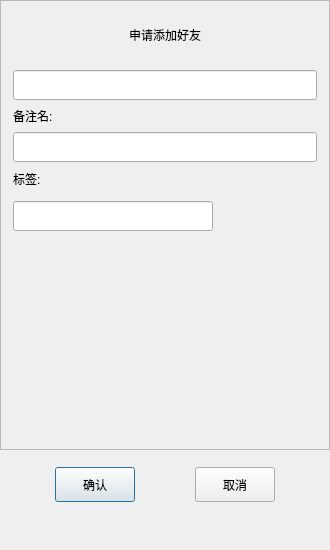
<?xml version="1.0" encoding="UTF-8"?>
<ui version="4.0">
 <class>AuthenFriend</class>
 <widget class="QDialog" name="AuthenFriend">
  <property name="geometry">
   <rect>
    <x>0</x>
    <y>0</y>
    <width>330</width>
    <height>550</height>
   </rect>
  </property>
  <property name="minimumSize">
   <size>
    <width>330</width>
    <height>550</height>
   </size>
  </property>
  <property name="maximumSize">
   <size>
    <width>330</width>
    <height>550</height>
   </size>
  </property>
  <property name="windowTitle">
   <string>Dialog</string>
  </property>
  <layout class="QVBoxLayout" name="verticalLayout">
   <property name="spacing">
    <number>0</number>
   </property>
   <property name="leftMargin">
    <number>0</number>
   </property>
   <property name="topMargin">
    <number>0</number>
   </property>
   <property name="rightMargin">
    <number>0</number>
   </property>
   <property name="bottomMargin">
    <number>0</number>
   </property>
   <item>
    <widget class="QScrollArea" name="scrollArea">
     <property name="minimumSize">
      <size>
       <width>0</width>
       <height>450</height>
      </size>
     </property>
     <property name="maximumSize">
      <size>
       <width>16777215</width>
       <height>450</height>
      </size>
     </property>
     <property name="widgetResizable">
      <bool>true</bool>
     </property>
     <widget class="QWidget" name="scrollcontents">
      <property name="geometry">
       <rect>
        <x>0</x>
        <y>0</y>
        <width>328</width>
        <height>448</height>
       </rect>
      </property>
      <layout class="QVBoxLayout" name="verticalLayout_2">
       <item>
        <widget class="QLabel" name="apply_lb">
         <property name="minimumSize">
          <size>
           <width>0</width>
           <height>50</height>
          </size>
         </property>
         <property name="maximumSize">
          <size>
           <width>16777215</width>
           <height>50</height>
          </size>
         </property>
         <property name="text">
          <string>申请添加好友</string>
         </property>
         <property name="alignment">
          <set>Qt::AlignmentFlag::AlignCenter</set>
         </property>
        </widget>
       </item>
       <item>
        <widget class="QWidget" name="apply_wid" native="true">
         <layout class="QVBoxLayout" name="verticalLayout_3">
          <property name="spacing">
           <number>5</number>
          </property>
          <property name="leftMargin">
           <number>3</number>
          </property>
          <property name="topMargin">
           <number>3</number>
          </property>
          <property name="rightMargin">
           <number>3</number>
          </property>
          <property name="bottomMargin">
           <number>3</number>
          </property>
          <item>
           <widget class="CustomizeEdit" name="name_ed">
            <property name="minimumSize">
             <size>
              <width>0</width>
              <height>30</height>
             </size>
            </property>
            <property name="maximumSize">
             <size>
              <width>16777215</width>
              <height>30</height>
             </size>
            </property>
           </widget>
          </item>
          <item>
           <widget class="QLabel" name="label_3">
            <property name="minimumSize">
             <size>
              <width>0</width>
              <height>20</height>
             </size>
            </property>
            <property name="maximumSize">
             <size>
              <width>16777215</width>
              <height>20</height>
             </size>
            </property>
            <property name="text">
             <string>备注名:</string>
            </property>
           </widget>
          </item>
          <item>
           <widget class="CustomizeEdit" name="back_ed">
            <property name="sizePolicy">
             <sizepolicy hsizetype="Expanding" vsizetype="Fixed">
              <horstretch>0</horstretch>
              <verstretch>0</verstretch>
             </sizepolicy>
            </property>
            <property name="minimumSize">
             <size>
              <width>0</width>
              <height>30</height>
             </size>
            </property>
            <property name="maximumSize">
             <size>
              <width>2123213</width>
              <height>30</height>
             </size>
            </property>
           </widget>
          </item>
          <item>
           <widget class="QLabel" name="label">
            <property name="minimumSize">
             <size>
              <width>0</width>
              <height>20</height>
             </size>
            </property>
            <property name="maximumSize">
             <size>
              <width>16777215</width>
              <height>20</height>
             </size>
            </property>
            <property name="text">
             <string>标签:</string>
            </property>
            <property name="alignment">
             <set>Qt::AlignmentFlag::AlignBottom|Qt::AlignmentFlag::AlignLeading|Qt::AlignmentFlag::AlignLeft</set>
            </property>
           </widget>
          </item>
          <item>
           <widget class="QWidget" name="lb_group_wid" native="true">
            <property name="maximumSize">
             <size>
              <width>16777215</width>
              <height>70</height>
             </size>
            </property>
            <layout class="QVBoxLayout" name="verticalLayout_4">
             <property name="spacing">
              <number>1</number>
             </property>
             <property name="leftMargin">
              <number>0</number>
             </property>
             <property name="topMargin">
              <number>0</number>
             </property>
             <property name="rightMargin">
              <number>0</number>
             </property>
             <property name="bottomMargin">
              <number>0</number>
             </property>
             <item>
              <widget class="QWidget" name="grid_widget" native="true">
               <property name="minimumSize">
                <size>
                 <width>0</width>
                 <height>50</height>
                </size>
               </property>
               <property name="maximumSize">
                <size>
                 <width>16777215</width>
                 <height>50</height>
                </size>
               </property>
               <layout class="QVBoxLayout" name="verticalLayout_5">
                <property name="spacing">
                 <number>7</number>
                </property>
                <property name="leftMargin">
                 <number>0</number>
                </property>
                <property name="topMargin">
                 <number>0</number>
                </property>
                <property name="rightMargin">
                 <number>0</number>
                </property>
                <property name="bottomMargin">
                 <number>5</number>
                </property>
                <item>
                 <widget class="CustomizeEdit" name="lb_ed">
                  <property name="minimumSize">
                   <size>
                    <width>200</width>
                    <height>30</height>
                   </size>
                  </property>
                  <property name="maximumSize">
                   <size>
                    <width>200</width>
                    <height>30</height>
                   </size>
                  </property>
                 </widget>
                </item>
               </layout>
              </widget>
             </item>
             <item>
              <widget class="QWidget" name="input_tip_wid" native="true">
               <property name="minimumSize">
                <size>
                 <width>0</width>
                 <height>30</height>
                </size>
               </property>
               <property name="maximumSize">
                <size>
                 <width>16777215</width>
                 <height>30</height>
                </size>
               </property>
               <layout class="QVBoxLayout" name="verticalLayout_6">
                <property name="spacing">
                 <number>3</number>
                </property>
                <property name="leftMargin">
                 <number>1</number>
                </property>
                <property name="topMargin">
                 <number>1</number>
                </property>
                <property name="rightMargin">
                 <number>1</number>
                </property>
                <property name="bottomMargin">
                 <number>1</number>
                </property>
                <item>
                 <widget class="ClickedLab" name="tip_lb">
                  <property name="minimumSize">
                   <size>
                    <width>0</width>
                    <height>20</height>
                   </size>
                  </property>
                  <property name="maximumSize">
                   <size>
                    <width>16777215</width>
                    <height>20</height>
                   </size>
                  </property>
                  <property name="text">
                   <string/>
                  </property>
                 </widget>
                </item>
               </layout>
              </widget>
             </item>
            </layout>
           </widget>
          </item>
          <item>
           <widget class="QWidget" name="scrollcontent" native="true">
            <property name="minimumSize">
             <size>
              <width>0</width>
              <height>60</height>
             </size>
            </property>
            <property name="maximumSize">
             <size>
              <width>16777215</width>
              <height>160</height>
             </size>
            </property>
            <layout class="QHBoxLayout" name="horizontalLayout_2">
             <property name="spacing">
              <number>5</number>
             </property>
             <property name="leftMargin">
              <number>0</number>
             </property>
             <property name="topMargin">
              <number>0</number>
             </property>
             <property name="rightMargin">
              <number>0</number>
             </property>
             <property name="bottomMargin">
              <number>0</number>
             </property>
             <item>
              <widget class="QWidget" name="lb_list" native="true">
               <property name="minimumSize">
                <size>
                 <width>250</width>
                 <height>60</height>
                </size>
               </property>
               <property name="maximumSize">
                <size>
                 <width>250</width>
                 <height>150</height>
                </size>
               </property>
              </widget>
             </item>
             <item>
              <widget class="QWidget" name="more_lb_wid" native="true">
               <property name="minimumSize">
                <size>
                 <width>30</width>
                 <height>30</height>
                </size>
               </property>
               <property name="maximumSize">
                <size>
                 <width>30</width>
                 <height>30</height>
                </size>
               </property>
               <layout class="QVBoxLayout" name="verticalLayout_7">
                <property name="spacing">
                 <number>2</number>
                </property>
                <property name="leftMargin">
                 <number>0</number>
                </property>
                <property name="topMargin">
                 <number>0</number>
                </property>
                <property name="rightMargin">
                 <number>0</number>
                </property>
                <property name="bottomMargin">
                 <number>0</number>
                </property>
                <item>
                 <widget class="ClickedLab" name="more_lb">
                  <property name="minimumSize">
                   <size>
                    <width>20</width>
                    <height>20</height>
                   </size>
                  </property>
                  <property name="maximumSize">
                   <size>
                    <width>20</width>
                    <height>20</height>
                   </size>
                  </property>
                  <property name="text">
                   <string/>
                  </property>
                 </widget>
                </item>
               </layout>
              </widget>
             </item>
            </layout>
           </widget>
          </item>
         </layout>
        </widget>
       </item>
      </layout>
     </widget>
    </widget>
   </item>
   <item>
    <spacer name="verticalSpacer_2">
     <property name="orientation">
      <enum>Qt::Orientation::Vertical</enum>
     </property>
     <property name="sizeType">
      <enum>QSizePolicy::Policy::Fixed</enum>
     </property>
     <property name="sizeHint" stdset="0">
      <size>
       <width>20</width>
       <height>5</height>
      </size>
     </property>
    </spacer>
   </item>
   <item>
    <widget class="QWidget" name="apply_sure_wid" native="true">
     <property name="minimumSize">
      <size>
       <width>0</width>
       <height>50</height>
      </size>
     </property>
     <property name="maximumSize">
      <size>
       <width>16777215</width>
       <height>40</height>
      </size>
     </property>
     <layout class="QHBoxLayout" name="horizontalLayout">
      <property name="leftMargin">
       <number>0</number>
      </property>
      <property name="topMargin">
       <number>0</number>
      </property>
      <property name="rightMargin">
       <number>0</number>
      </property>
      <property name="bottomMargin">
       <number>0</number>
      </property>
      <item>
       <spacer name="horizontalSpacer">
        <property name="orientation">
         <enum>Qt::Orientation::Horizontal</enum>
        </property>
        <property name="sizeHint" stdset="0">
         <size>
          <width>40</width>
          <height>20</height>
         </size>
        </property>
       </spacer>
      </item>
      <item>
       <widget class="ClickedBtn" name="sure_btn">
        <property name="minimumSize">
         <size>
          <width>0</width>
          <height>35</height>
         </size>
        </property>
        <property name="maximumSize">
         <size>
          <width>16777215</width>
          <height>35</height>
         </size>
        </property>
        <property name="text">
         <string>确认</string>
        </property>
       </widget>
      </item>
      <item>
       <spacer name="horizontalSpacer_3">
        <property name="orientation">
         <enum>Qt::Orientation::Horizontal</enum>
        </property>
        <property name="sizeHint" stdset="0">
         <size>
          <width>5</width>
          <height>5</height>
         </size>
        </property>
       </spacer>
      </item>
      <item>
       <widget class="ClickedBtn" name="cancel_btn">
        <property name="minimumSize">
         <size>
          <width>0</width>
          <height>35</height>
         </size>
        </property>
        <property name="maximumSize">
         <size>
          <width>16777215</width>
          <height>35</height>
         </size>
        </property>
        <property name="text">
         <string>取消</string>
        </property>
       </widget>
      </item>
      <item>
       <spacer name="horizontalSpacer_2">
        <property name="orientation">
         <enum>Qt::Orientation::Horizontal</enum>
        </property>
        <property name="sizeHint" stdset="0">
         <size>
          <width>40</width>
          <height>20</height>
         </size>
        </property>
       </spacer>
      </item>
     </layout>
    </widget>
   </item>
   <item>
    <spacer name="verticalSpacer">
     <property name="orientation">
      <enum>Qt::Orientation::Vertical</enum>
     </property>
     <property name="sizeHint" stdset="0">
      <size>
       <width>20</width>
       <height>39</height>
      </size>
     </property>
    </spacer>
   </item>
  </layout>
 </widget>
 <customwidgets>
  <customwidget>
   <class>ClickedBtn</class>
   <extends>QPushButton</extends>
   <header location="global">clickedbtn.h</header>
  </customwidget>
  <customwidget>
   <class>CustomizeEdit</class>
   <extends>QLineEdit</extends>
   <header>customizeedit.h</header>
  </customwidget>
  <customwidget>
   <class>ClickedLab</class>
   <extends>QLabel</extends>
   <header>clickedlab.h</header>
  </customwidget>
 </customwidgets>
 <resources/>
 <connections/>
</ui>
